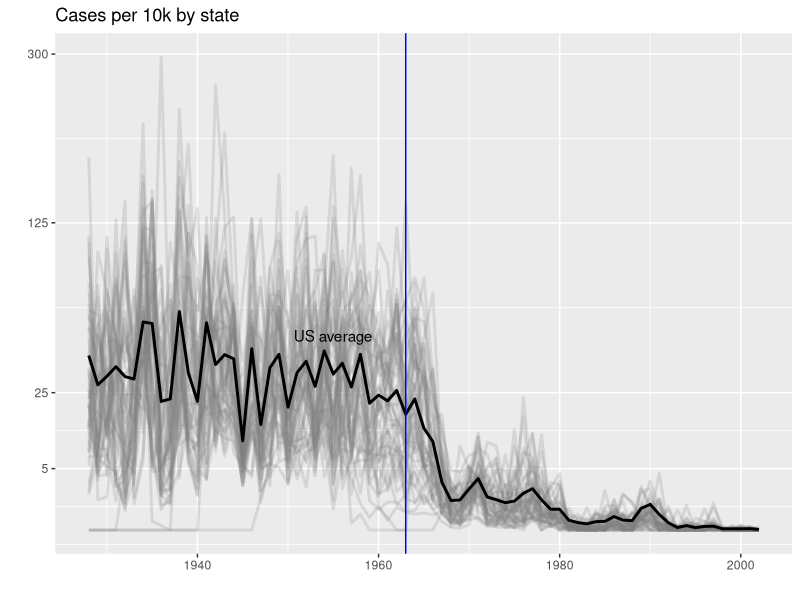

Here is the R script that generated this plot:
# import data and inspect
library(tidyverse)
library(dslabs)
library(RColorBrewer)
data(us_contagious_diseases)

# str(us_contagious_diseases)

the_disease <- "Measles"

dat <- us_contagious_diseases %>%
  filter(!state %in% c("Hawaii","Alaska") & disease == the_disease) %>%
  mutate(rate = count / population * 10000) %>%
  mutate(state = reorder(state,rate))

#display.brewer.all(type="div")


# dat %>% 
#   ggplot(aes(year,state,fill = rate)) +
#   geom_tile(color = "grey50") +
#   scale_x_continuous(expand = c(0,0)) + 
#   scale_fill_gradientn(colors = brewer.pal(9, "Reds"), trans = "sqrt") +
#   geom_vline(xintercept = 1963, col = "blue", label = "1963") +
#   theme_minimal() + theme(panel.grid = element_blank()) + 
#   ggtitle(the_disease) +
#   ylab("") + xlab("")

avg <- us_contagious_diseases %>%
  filter(disease == the_disease) %>%
  group_by(year) %>%
  summarize(us_rate = sum(count, na.rm = TRUE)/sum(population, na.rm=TRUE)*10000)

dat %>% 
  ggplot() +
  geom_line(aes(year,rate, group = state), color = "grey50", show.legend = FALSE, alpha = 0.2, size = 1) +
  geom_line(mapping = aes(year, us_rate), data = avg, size = 1, col = "black") +
  scale_y_continuous(trans = "sqrt", breaks = c(5,25,125,300)) + 
  scale_fill_gradientn(colors = brewer.pal(9, "Reds"), trans = "sqrt") +
  geom_vline(xintercept = 1963, col = "blue") +
  ggtitle("Cases per 10k by state") +
  ylab("") + xlab("") +
  geom_text(data = data.frame(x=1955, y = 50), mapping = aes(x,y,label = "US average"), color = "black")
